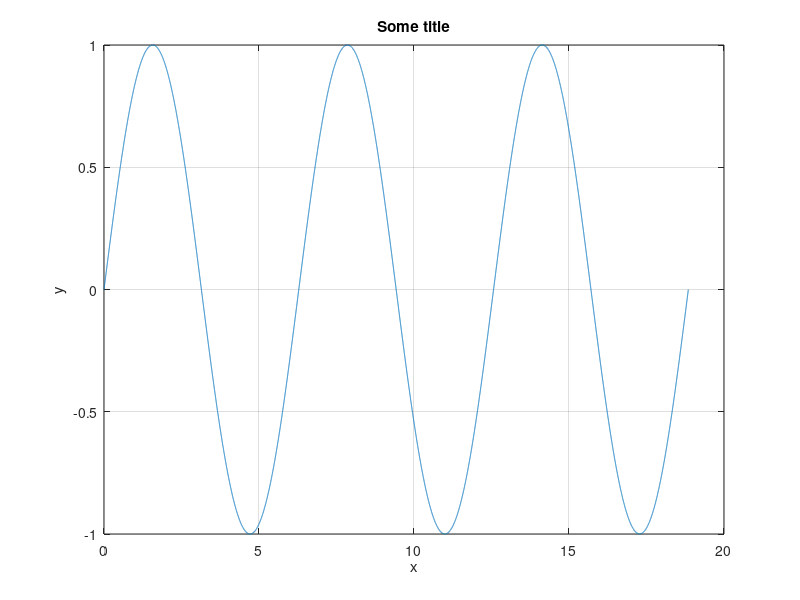

MATLAB code to generate this figure: (Note: this script raises an error after producing the figure.)
%---
% Demo script to illustrate the use of print_figures.
%
% RFL
% February 2015

xx = 0 : 0.001 : 6*pi;
yy = sin (xx);

%-------------------------------------------------------------------------------
% Example 1
% Default parameters

% Make plot:
figure (1)
plot (xx, yy)
grid on
title ('Some title')
xlabel ('x')
ylabel ('y')

% Figure size in centimeters
% (it can be included in the paper without stretching):
width = 7;
height = 5;

% Figure name:
filename = 'figure1.pdf';

print_figure (filename, width, height)

%-------------------------------------------------------------------------------
% Example 2

% Make plot:
figure (1)
plot (xx, yy)
grid on
title ('Some title')
xlabel ('x')
ylabel ('y')


width = 18;
height = 10;
filename = 'figure2';

% Font size for all objects with the text property (the default is 8)
fontsize = 12;

% File format driver to be used by matlab (see doc print):
fformat = '-depsc2';

print_figure (filename, width, height, ...
              'FontSize', fontsize, 'FileFormat', fformat)

%-------------------------------------------------------------------------------
% Example 3: subplots

figure (1)
for i = 1 : 4
    subplot (2, 2, i)
    plot (xx, i*yy)
    xlabel ('x')
    ylabel (sprintf ('y_%i', i))
end

width = 14;
height = 10;
filename = 'figure3.pdf';

print_figure (filename, width, height)